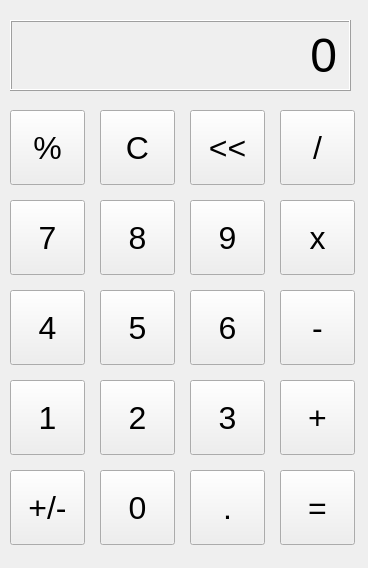
<?xml version="1.0" encoding="UTF-8"?>
<ui version="4.0">
 <class>MainWindow</class>
 <widget class="QWidget" name="MainWindow">
  <property name="geometry">
   <rect>
    <x>0</x>
    <y>0</y>
    <width>368</width>
    <height>568</height>
   </rect>
  </property>
  <property name="windowTitle">
   <string>Form</string>
  </property>
  <widget class="QLabel" name="output_label">
   <property name="geometry">
    <rect>
     <x>10</x>
     <y>20</y>
     <width>341</width>
     <height>71</height>
    </rect>
   </property>
   <property name="font">
    <font>
     <pointsize>36</pointsize>
    </font>
   </property>
   <property name="layoutDirection">
    <enum>Qt::LeftToRight</enum>
   </property>
   <property name="frameShape">
    <enum>QFrame::Box</enum>
   </property>
   <property name="frameShadow">
    <enum>QFrame::Raised</enum>
   </property>
   <property name="text">
    <string>0</string>
   </property>
   <property name="scaledContents">
    <bool>false</bool>
   </property>
   <property name="alignment">
    <set>Qt::AlignRight|Qt::AlignTrailing|Qt::AlignVCenter</set>
   </property>
  </widget>
  <widget class="QPushButton" name="percentButton">
   <property name="geometry">
    <rect>
     <x>10</x>
     <y>110</y>
     <width>75</width>
     <height>75</height>
    </rect>
   </property>
   <property name="font">
    <font>
     <pointsize>24</pointsize>
    </font>
   </property>
   <property name="text">
    <string>%</string>
   </property>
  </widget>
  <widget class="QPushButton" name="clearButton">
   <property name="geometry">
    <rect>
     <x>100</x>
     <y>110</y>
     <width>75</width>
     <height>75</height>
    </rect>
   </property>
   <property name="font">
    <font>
     <pointsize>24</pointsize>
    </font>
   </property>
   <property name="text">
    <string>C</string>
   </property>
  </widget>
  <widget class="QPushButton" name="arrowButton">
   <property name="geometry">
    <rect>
     <x>190</x>
     <y>110</y>
     <width>75</width>
     <height>75</height>
    </rect>
   </property>
   <property name="font">
    <font>
     <pointsize>24</pointsize>
    </font>
   </property>
   <property name="text">
    <string>&lt;&lt;</string>
   </property>
  </widget>
  <widget class="QPushButton" name="divideButton">
   <property name="geometry">
    <rect>
     <x>280</x>
     <y>110</y>
     <width>75</width>
     <height>75</height>
    </rect>
   </property>
   <property name="font">
    <font>
     <pointsize>24</pointsize>
    </font>
   </property>
   <property name="text">
    <string>/</string>
   </property>
  </widget>
  <widget class="QPushButton" name="seven">
   <property name="geometry">
    <rect>
     <x>10</x>
     <y>200</y>
     <width>75</width>
     <height>75</height>
    </rect>
   </property>
   <property name="font">
    <font>
     <pointsize>24</pointsize>
    </font>
   </property>
   <property name="text">
    <string>7</string>
   </property>
  </widget>
  <widget class="QPushButton" name="eight">
   <property name="geometry">
    <rect>
     <x>100</x>
     <y>200</y>
     <width>75</width>
     <height>75</height>
    </rect>
   </property>
   <property name="font">
    <font>
     <pointsize>24</pointsize>
    </font>
   </property>
   <property name="text">
    <string>8</string>
   </property>
  </widget>
  <widget class="QPushButton" name="nine">
   <property name="geometry">
    <rect>
     <x>190</x>
     <y>200</y>
     <width>75</width>
     <height>75</height>
    </rect>
   </property>
   <property name="font">
    <font>
     <pointsize>24</pointsize>
    </font>
   </property>
   <property name="text">
    <string>9</string>
   </property>
  </widget>
  <widget class="QPushButton" name="multipleButton">
   <property name="geometry">
    <rect>
     <x>280</x>
     <y>200</y>
     <width>75</width>
     <height>75</height>
    </rect>
   </property>
   <property name="font">
    <font>
     <pointsize>24</pointsize>
    </font>
   </property>
   <property name="text">
    <string>x</string>
   </property>
  </widget>
  <widget class="QPushButton" name="four">
   <property name="geometry">
    <rect>
     <x>10</x>
     <y>290</y>
     <width>75</width>
     <height>75</height>
    </rect>
   </property>
   <property name="font">
    <font>
     <pointsize>24</pointsize>
    </font>
   </property>
   <property name="text">
    <string>4</string>
   </property>
  </widget>
  <widget class="QPushButton" name="five">
   <property name="geometry">
    <rect>
     <x>100</x>
     <y>290</y>
     <width>75</width>
     <height>75</height>
    </rect>
   </property>
   <property name="font">
    <font>
     <pointsize>24</pointsize>
    </font>
   </property>
   <property name="text">
    <string>5</string>
   </property>
  </widget>
  <widget class="QPushButton" name="six">
   <property name="geometry">
    <rect>
     <x>190</x>
     <y>290</y>
     <width>75</width>
     <height>75</height>
    </rect>
   </property>
   <property name="font">
    <font>
     <pointsize>24</pointsize>
    </font>
   </property>
   <property name="text">
    <string>6</string>
   </property>
  </widget>
  <widget class="QPushButton" name="minusButton">
   <property name="geometry">
    <rect>
     <x>280</x>
     <y>290</y>
     <width>75</width>
     <height>75</height>
    </rect>
   </property>
   <property name="font">
    <font>
     <pointsize>24</pointsize>
    </font>
   </property>
   <property name="text">
    <string>-</string>
   </property>
  </widget>
  <widget class="QPushButton" name="one">
   <property name="geometry">
    <rect>
     <x>10</x>
     <y>380</y>
     <width>75</width>
     <height>75</height>
    </rect>
   </property>
   <property name="font">
    <font>
     <pointsize>24</pointsize>
    </font>
   </property>
   <property name="text">
    <string>1</string>
   </property>
  </widget>
  <widget class="QPushButton" name="two">
   <property name="geometry">
    <rect>
     <x>100</x>
     <y>380</y>
     <width>75</width>
     <height>75</height>
    </rect>
   </property>
   <property name="font">
    <font>
     <pointsize>24</pointsize>
    </font>
   </property>
   <property name="text">
    <string>2</string>
   </property>
  </widget>
  <widget class="QPushButton" name="three">
   <property name="geometry">
    <rect>
     <x>190</x>
     <y>380</y>
     <width>75</width>
     <height>75</height>
    </rect>
   </property>
   <property name="font">
    <font>
     <pointsize>24</pointsize>
    </font>
   </property>
   <property name="text">
    <string>3</string>
   </property>
  </widget>
  <widget class="QPushButton" name="plusButton">
   <property name="geometry">
    <rect>
     <x>280</x>
     <y>380</y>
     <width>75</width>
     <height>75</height>
    </rect>
   </property>
   <property name="font">
    <font>
     <pointsize>24</pointsize>
    </font>
   </property>
   <property name="text">
    <string>+</string>
   </property>
  </widget>
  <widget class="QPushButton" name="plus_minusButton">
   <property name="geometry">
    <rect>
     <x>10</x>
     <y>470</y>
     <width>75</width>
     <height>75</height>
    </rect>
   </property>
   <property name="font">
    <font>
     <pointsize>24</pointsize>
    </font>
   </property>
   <property name="text">
    <string>+/-</string>
   </property>
  </widget>
  <widget class="QPushButton" name="zero">
   <property name="geometry">
    <rect>
     <x>100</x>
     <y>470</y>
     <width>75</width>
     <height>75</height>
    </rect>
   </property>
   <property name="font">
    <font>
     <pointsize>24</pointsize>
    </font>
   </property>
   <property name="text">
    <string>0</string>
   </property>
  </widget>
  <widget class="QPushButton" name="dotButton">
   <property name="geometry">
    <rect>
     <x>190</x>
     <y>470</y>
     <width>75</width>
     <height>75</height>
    </rect>
   </property>
   <property name="font">
    <font>
     <pointsize>24</pointsize>
    </font>
   </property>
   <property name="text">
    <string>.</string>
   </property>
  </widget>
  <widget class="QPushButton" name="equalButton">
   <property name="geometry">
    <rect>
     <x>280</x>
     <y>470</y>
     <width>75</width>
     <height>75</height>
    </rect>
   </property>
   <property name="font">
    <font>
     <pointsize>24</pointsize>
    </font>
   </property>
   <property name="text">
    <string>=</string>
   </property>
  </widget>
 </widget>
 <resources/>
 <connections/>
</ui>
